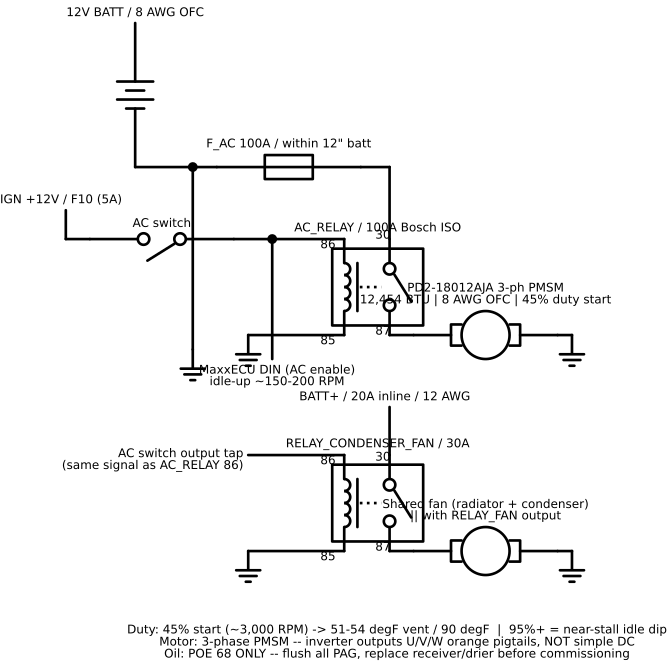

Source code (Python):
"""
12V Electric AC Compressor circuit schematic
Alibaba PD2-18012AJA (18cc, 3.65 kW / 12,454 BTU, R134a or R1234yf)
+ included 3-phase inverter/controller + MaxxECU RACE idle compensation

This script generates a circuit schematic using schemdraw.
Run it to produce ac-compressor-pwm.svg in the same directory.

The schematic shows HOW the circuit works (current flow, switching logic, inverter speed control).
A WireViz harness file (harnesses/ac-compressor.wv) covers WHERE each wire terminates.

PD2-18012AJA motor type: Three-phase PMSM (Permanent Magnet Synchronous Motor)
The included "PWM controller" is a 3-phase inverter/VFD -- NOT a simple DC switch.
  Motor wires: U / V / W (3 orange pigtail wires confirmed from Alibaba product photos)
  Phase order: follow controller labeling -- swapping any two phases reverses rotation

Included inverter/controller:
  DC in +     BATT+ through 100A fuse via relay contact         (8 AWG OFC)
  DC in -     chassis ground                                    (8 AWG OFC)
  Phase U     3-phase output to motor                           (8 AWG OFC)
  Phase V     3-phase output to motor                           (8 AWG OFC)
  Phase W     3-phase output to motor                           (8 AWG OFC)
  Duty cycle  manual knob -- ~45% start point (3,000 RPM), 95% = ~6,000 RPM (excessive idle dip)
  Frequency   manual knob -- set per controller default

AC relay (Bosch ISO mini, 100A rated):
  85   coil negative   chassis GND
  86   coil positive   IGN +12V via AC button/cabin switch
  30   common          BATT+ always-on, fused at 100A within 12" of battery
  87   normally open   PWM controller +IN when relay closes

MaxxECU idle compensation:
  AC enable signal    tapped from relay coil (86) side after AC button
                      -> MaxxECU DIN (digital input, any spare)
  MTune config        AC input type = ON/OFF, idle-up = +150-200 RPM when AC active
  Purpose             prevents idle dip when compressor engages under load

How this circuit works:
  1. Key on + AC button pressed -> relay coil (86) gets IGN +12V
  2. Coil (85) at GND -> coil energizes -> relay contact closes (30 to 87)
  3. BATT+ (through 100A fuse) flows to PWM controller +IN
  4. PWM controller powers compressor at set duty cycle (~45% start)
  5. AC enable tap also wires to MaxxECU DIN -> ECU raises idle target by ~150-200 RPM
  6. AC button off / key off -> relay opens -> compressor stops

Speed range (Alibaba PD2-18 spec table): 2,000 -- 6,000 RPM
Duty cycle guidance (from Rawrkee Episode 3, YouTube):
  95% (~6,000 RPM) -- maximum cooling but causes severe idle dip to near stall
  45% (~3,000 RPM) -- recommended start; 51-54 degF vent at 90 degF ambient, manageable idle
  Tune up from 45% in 5-10% increments -- monitor idle stability before increasing further

Cooling performance (Rawrkee, 90 degF ambient):
  Old 20cc unit:  61 degF vent temp
  PD2-18012AJA at 45%:  51-54 degF vent temp  (+7-10 degF improvement)

Condenser fan:
  One shared fan serves both radiator and AC condenser.
  Condenser fan relay (RELAY_CONDENSER_FAN in power-distribution.wv) tapped from AC switch
  output -- fires simultaneously with AC relay coil. Output wired in parallel with
  RELAY_FAN (radiator fan) output so one fan handles both cooling duties.

Pricing:
  DDP sea freight (recommended):  ~$340-360 all-in  (source: @jfantis YouTube comments, 4+ yr proven)
  FedEx Express (Rawrkee's method): ~$680 total ($280 unit + $50 tax + $200 shipping + $150 tariffs)

Usage:
  pip install schemdraw matplotlib
  python3 schematics/ac-compressor-pwm.py
  open schematics/ac-compressor-pwm.svg
"""

import schemdraw
import schemdraw.elements as elm
import matplotlib
matplotlib.use('Agg')  # non-interactive backend -- no display window needed
import os

OUT = os.path.join(os.path.dirname(__file__), "ac-compressor-pwm.svg")

with schemdraw.Drawing(figsize=(14, 10), show=False) as d:
    d.config(fontsize=9)

    # ── AC relay (top section) ───────────────────────────────────────────────────
    relay = d.add(elm.Relay(switch='spst').at((4.5, 0)).label(
        "AC_RELAY / 100A Bosch ISO", loc="top"))

    # Coil: IGN +12V -> AC switch -> ac_tap junction -> pin 86 -> coil -> 85 -> GND
    d.add(elm.Line().left().at(relay.in1).length(1.5))
    ac_tap = d.add(elm.Dot())  # junction: fan relay coil tap + MaxxECU DIN
    d.add(elm.Line().left().length(0.8))
    d.add(elm.Switch().left().label("AC switch", loc="top"))
    d.add(elm.Line().left().length(0.5))
    d.add(elm.Line().up().length(0.6))
    d.add(elm.Label().label("IGN +12V / F10 (5A)", loc="right"))

    d.add(elm.Line().left().at(relay.in2).length(2.0))
    d.add(elm.Ground())

    d.add(elm.Label().at(relay.in1).label("86 ", loc="left"))
    d.add(elm.Label().at(relay.in2).label("85 ", loc="left"))

    # MaxxECU DIN tap (down from ac_tap junction -- long drop to clear relay body)
    d.add(elm.Line().down().at(ac_tap.end).length(2.5))
    d.add(elm.Label().label(
        "MaxxECU DIN (AC enable)\nidle-up ~150-200 RPM", loc="left"))

    # Load: BATT+ -> 100A fuse -> relay 30 -> 87 -> inverter -> motor
    d.add(elm.Line().up().at(relay.a).length(1.5))
    d.add(elm.Line().left().length(0.6))
    d.add(elm.Fuse().left().label("F_AC 100A / within 12\" batt", loc="top"))
    d.add(elm.Line().left().length(0.5))
    batt_node = d.add(elm.Dot())
    d.add(elm.Line().left().length(1.2))
    d.add(elm.Battery().up().reverse().label("12V BATT / 8 AWG OFC", loc="right"))

    d.add(elm.Line().down().at(batt_node.end).length(3.8))
    d.add(elm.Ground())

    d.add(elm.Line().right().at(relay.b).length(0.5))
    d.add(elm.Motor().right().label(
        "PD2-18012AJA 3-ph PMSM\n12,454 BTU | 8 AWG OFC | 45% duty start", loc="top"))
    d.add(elm.Line().right().length(0.3))
    d.add(elm.Ground())

    d.add(elm.Label().at(relay.a).label("30 ", loc="left"))
    d.add(elm.Label().at(relay.b).label("87 ", loc="left"))

    # ── Condenser fan relay (bottom section -- separate, no overlap) ──────────
    fan_relay = d.add(elm.Relay(switch='spst').at((4.5, -4.5)).label(
        "RELAY_CONDENSER_FAN / 30A", loc="top"))

    # Fan relay coil: same AC switch output signal as ac_tap
    d.add(elm.Line().left().at(fan_relay.in1).length(2.0))
    d.add(elm.Label().label(
        "AC switch output tap\n(same signal as AC_RELAY 86)", loc="left"))
    d.add(elm.Line().left().at(fan_relay.in2).length(2.0))
    d.add(elm.Ground())
    d.add(elm.Label().at(fan_relay.in1).label("86 ", loc="left"))
    d.add(elm.Label().at(fan_relay.in2).label("85 ", loc="left"))

    # Fan relay load: BATT+ via inline 20A -> relay 30 -> 87 -> fan motor
    d.add(elm.Line().up().at(fan_relay.a).length(1.0))
    d.add(elm.Label().label("BATT+ / 20A inline / 12 AWG", loc="right"))
    d.add(elm.Label().at(fan_relay.a).label("30 ", loc="left"))

    d.add(elm.Line().right().at(fan_relay.b).length(0.5))
    d.add(elm.Motor().right().label(
        "Shared fan (radiator + condenser)\n|| with RELAY_FAN output", loc="top"))
    d.add(elm.Line().right().length(0.3))
    d.add(elm.Ground())
    d.add(elm.Label().at(fan_relay.b).label("87 ", loc="left"))

    # ── Key notes (bottom) ─────────────────────────────────────────────────
    d.add(elm.Label().at((5.5, -8.5)).label(
        "Duty: 45% start (~3,000 RPM) -> 51-54 degF vent / 90 degF  |  95%+ = near-stall idle dip\n"
        "Motor: 3-phase PMSM -- inverter outputs U/V/W orange pigtails, NOT simple DC\n"
        "Oil: POE 68 ONLY -- flush all PAG, replace receiver/drier before commissioning",
        loc="center"))

    d.save(OUT)

print(f"Saved: {OUT}")
print("Open with:  open schematics/ac-compressor-pwm.svg")
